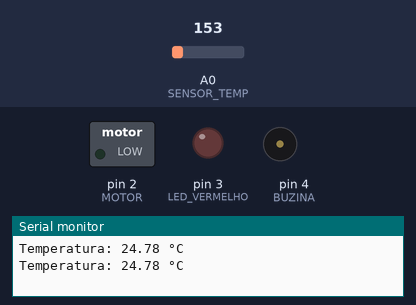
This sketch was run on a simulated Arduino Uno, built with avr-gcc and run on an emulated ATmega328P. On the bench: switched loads named in the sketch (green lamp = pin HIGH), output pins drawn as LEDs (lit = HIGH), buzzer (waves = sounding), the last lines printed to the serial monitor. The inputs (shaded band) are chosen by the test bench; at power-on: A0 (SENSOR_TEMP) = 153.

Above: at 1.8 s.
1.9 s: A0 (SENSOR_TEMP) set to 174
At 2.3 s:
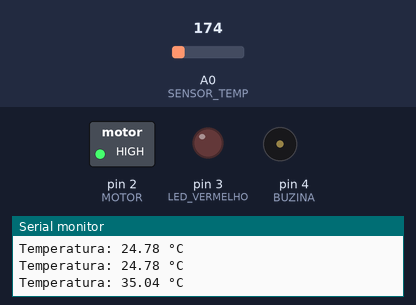
3.5 s: A0 (SENSOR_TEMP) set to 193
5.2 s: A0 (SENSOR_TEMP) set to 220
At 6.7 s:
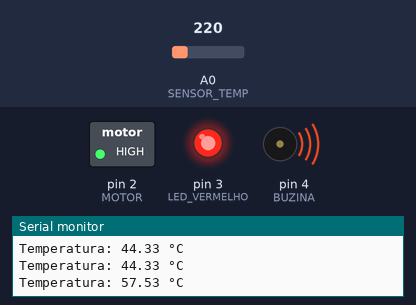
7.5 s: A0 (SENSOR_TEMP) set to 191
At 9.2 s:
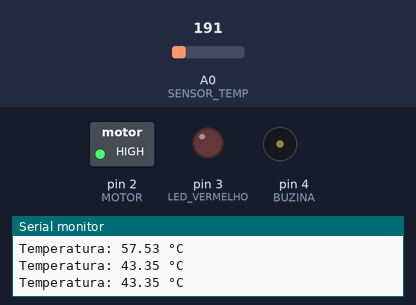
9.5 s: A0 (SENSOR_TEMP) set to 221
At 11.0 s:
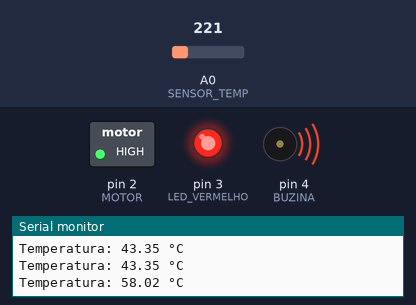
Timing chart, 0 to 12.5 s (numbered marks = the images above; inputs shaded):
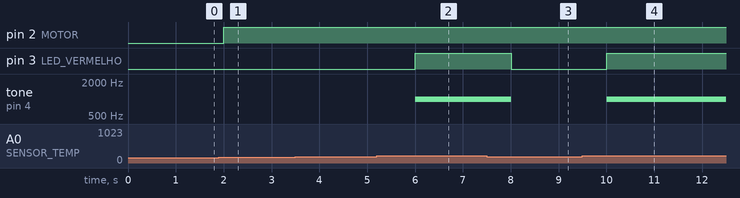

The sketch:

hortasim.ino
```cpp
/*

Projeto de Circuitos Eletrônicos - IoT


(a) Fazer a leitura da temperatura;

(b) Fazer o acionamento de um motor de ventilador caso a temperatura seja igual ou maior a 30 °C;

(c) Caso a temperatura ultrapasse os 50 °C, um LED vermelho e uma buzina devem acionar avisando uma situação de emergência.
*/

// Definindo as constantes para a temperatura de acionamento do motor e para a temperatura de emergência
#define TEMP_LIMITE 30
#define TEMP_EMERGENCIA 50

// Definindo as portas digitais dos componentes utilizados
#define SENSOR_TEMP A0
#define MOTOR 2
#define LED_VERMELHO 3
#define BUZINA 4

void setup() {
  // Inicializando as portas digitais
  pinMode(MOTOR, OUTPUT);
  pinMode(LED_VERMELHO, OUTPUT);
  pinMode(BUZINA, OUTPUT);
  Serial.begin(9600); // Inicializando a comunicação serial
}

void loop() {
  // Lendo a temperatura atual
  float temperatura = (analogRead(SENSOR_TEMP) * 5.0 / 1023.0 - 0.5) * 100.0;

  // Acionando o motor caso a temperatura seja igual ou maior que o limite definido
  if (temperatura >= TEMP_LIMITE) {
    digitalWrite(MOTOR, HIGH);
  } else {
    digitalWrite(MOTOR, LOW);
  }

  // Acionando o LED e a buzina caso a temperatura ultrapasse a temperatura de emergência
  if (temperatura > TEMP_EMERGENCIA) {
    digitalWrite(LED_VERMELHO, HIGH);
    tone(BUZINA, 1000); // Acionando a buzina com um tom de 1000 Hz
  } else {
    digitalWrite(LED_VERMELHO, LOW);
    noTone(BUZINA); // Desligando a buzina
  }

  // Imprimindo a temperatura atual no monitor serial
  Serial.print("Temperatura: ");
  Serial.print(temperatura);
  Serial.println(" °C");

  // Aguardando 1 segundo antes de ler a temperatura novamente
  delay(1000);
}
```

Measured:
- the behaviour switches between 163 and 164 on A0 (SENSOR_TEMP) (found by bisection; images 0 and 1)
- the behaviour switches between 204 and 205 on A0 (SENSOR_TEMP) (found by bisection; images 1 and 2)
- after the input at 1.9 s, pin 2 (MOTOR): LOW → HIGH after 0.10 s
- after the input at 5.2 s, pin 3 (LED_VERMELHO): LOW → HIGH after 0.80 s; tone on pin 4 (BUZINA): silent → 1000 Hz after 0.80 s
- after the input at 7.5 s, pin 3 (LED_VERMELHO): HIGH → LOW after 0.51 s; tone on pin 4 (BUZINA): 1000 Hz → silent after 0.51 s
- after the input at 9.5 s, pin 3 (LED_VERMELHO): LOW → HIGH after 0.51 s; tone on pin 4 (BUZINA): silent → 1000 Hz after 0.51 s
